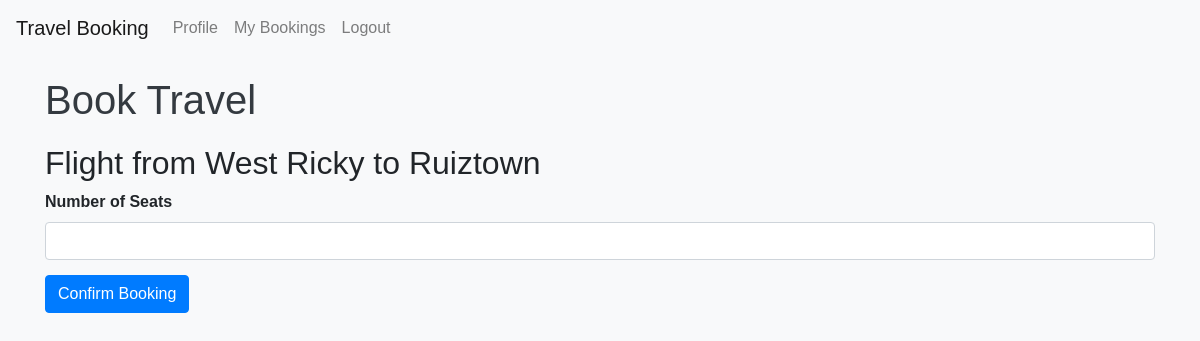
Screenshot of /book/4/ (signed in) with the database file from the repository.
### bookings/models.py (models this page shows, shortened)
class TravelOption(models.Model):
    TRAVEL_TYPE_CHOICES = [
        ('Flight', 'Flight'),
        ('Train', 'Train'),
        ('Bus', 'Bus'),
    ]
    travel_id = models.AutoField(primary_key=True)
    travel_type = models.CharField(max_length=10, choices=TRAVEL_TYPE_CHOICES, default='Flight')
    source = models.CharField(max_length=100)
    destination = models.CharField(max_length=100)
    date_time = models.DateTimeField()
    price = models.DecimalField(max_digits=10, decimal_places=2)
    available_seats = models.PositiveIntegerField()

### bookings/views.py (the view)
# urls.py: path('book/<int:travel_id>/', views.book, name='book'),
@login_required
def book(request, travel_id):
    travel_option = get_object_or_404(TravelOption, pk=travel_id)
    if request.method == 'POST':
        form = BookingForm(request.POST)
        if form.is_valid():
            number_of_seats = form.cleaned_data['number_of_seats']
            total_price = travel_option.price * number_of_seats
            Booking.objects.create(
                user=request.user,
                travel_option=travel_option,
                number_of_seats=number_of_seats,
                total_price=total_price
            )
            return redirect('my_bookings')
    else:
        form = BookingForm()
    context = {
        'travel_option': travel_option,
        'form': form
    }
    return render(request, 'book_travel.html', context)

### bookings/forms.py
class BookingForm(forms.ModelForm):
    class Meta:
        model = Booking
        fields = ['number_of_seats']
    def __init__(self, *args, **kwargs):
        super().__init__(*args, **kwargs)
        self.fields['number_of_seats'].widget.attrs.update({'class': 'form-control'})

### bookings/templatetags/custom_filters.py (called while the page is built)
@register.filter
def add_class(field, css_class):
    if hasattr(field, 'widget'):
        current_classes = field.field.widget.attrs.get('class', '')
        new_classes = f'{current_classes} {css_class}'.strip()
        field.field.widget.attrs['class'] = new_classes
    return field

### bookings/templates/book_travel.html (shortened to what this page needs)
{% extends 'base.html' %}
{% load custom_filters %}
{% block content %}
    <h1>Book Travel</h1>
    <h2>{{ travel_option.travel_type }} from {{ travel_option.source }} to {{ travel_option.destination }}</h2>
    <form method="post">
        <div class="form-group">
            <label for="number_of_seats">Number of Seats</label>
            {{ form.number_of_seats|add_class:"form-control" }}
        </div>
        <button type="submit" class="btn btn-primary">Confirm Booking</button>
    </form>
{% endblock %}

### bookings/static/bookings/styles.css (style rules this page uses)
body { font-family: Arial, sans-serif; background-color: #f8f9fa; }
h1 { color: #343a40; margin-bottom: 20px; }
.form-group { margin-bottom: 15px; }
label { font-weight: bold; }
.btn-primary { background-color: #007bff; border-color: #007bff; }

### rows the page displays
TravelOption: travel_type "Flight", source "West Ricky", destination "Ruiztown"
